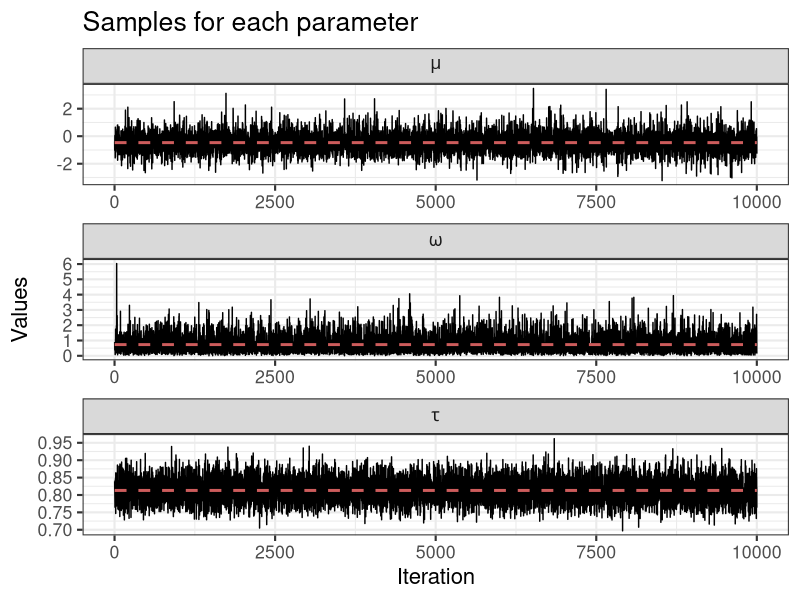
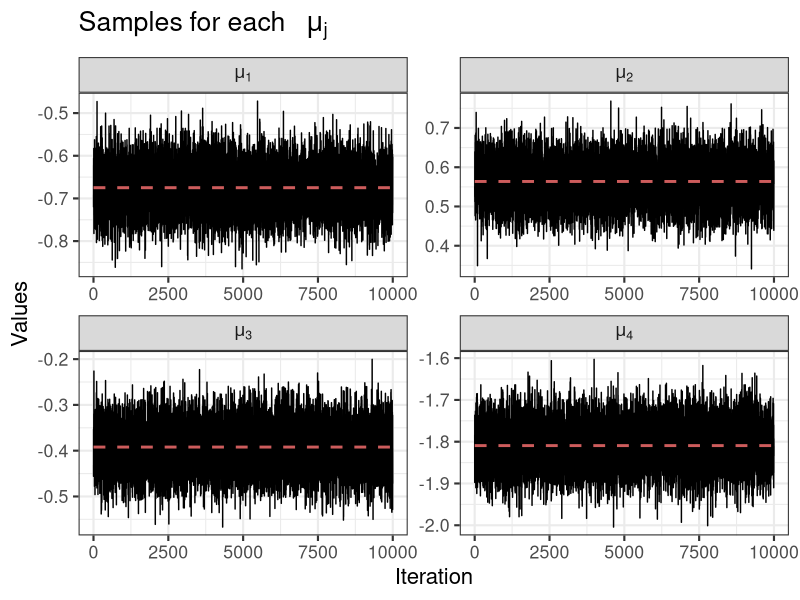

Reproduce these figures in R, in order.
# Header ------------------------------------------------------------
# GIBBS code for fitting a hierarchical linear model
# Bruna Wundervald

# Some boiler plate code to clear the workspace, and load in required packages
rm(list = ls()) # Clear the workspace
library(tidyverse)

# Maths --------------------------------------------------------------

# Description of the Bayesian model fitted in this file
# Notation:
# y_{ij} = response variable for observation i = 1,...,n_j 
# in group j = 1,..,M.
# N = total number of observation = sum_j(n_j)
# mu_j = mean for each group j
# mu = mean for mu_j 
# tau = inverse variance of y_ij
# omega = inverse variance of mu_j

# Likelihood:
# y_{ij} ~ N(mu_j, tau^{-1})
# Priors
# mu_j ~ N(mu, omega^{-1})
# mu ~ N(mu_mu, tau_mu) 
# tau ~ Gamma(alpha, beta)
# omega ~ Gamma(alpha_omega, beta_omega)
# alpha = 0.5, beta = 1, alpha_omega = 0.2, beta_omega = 1, 
# mu_mu = 0, tau_mu = 0.5 

# Simulate data -----------------------------------------------------
alpha = 0.5; beta = 1; alpha_omega = 0.2; beta_omega = 1; 
mu_mu = 0; tau_mu = 0.5

# Set the seed so this is repeatable
set.seed(123)
# Some R code to simulate data from the above model
M = 4 # Number of groups
mu_main = rnorm(n = 1, mu_mu, sd = sqrt(1/tau_mu))
tau = rgamma(n = 1, 1/alpha, beta)
omega = rgamma(n = 1, 1/alpha_omega, beta_omega)
mu_j = rnorm(n = M, mu_main, sd = sqrt(1/omega))

nj = sample(200:350, M, replace = TRUE) # Set the number of obs in each group between 5 and 10
N = sum(nj)
group = rep(1:M, times = nj)
mu = rep(mu_j, nj)
y = rnorm(N, mean = mu, sd = sqrt(1/tau))

# Useful functions --------------------------------------------------

posteriors <- function(pars, type){
  if(type == 'mu'){
    omega <- pars$omega
    mu_bar <- mean(pars$mu_j)
    m <- pars$m
    mu_mu <- pars$mu_mu
    tau_mu <- pars$tau_mu
    
    mean_post <- (omega*mu_bar*m + mu_mu * tau_mu)/(tau_mu + omega * m)
    sd_post <- sqrt( 1 / (tau_mu + omega * m))
    post_sample <- rnorm(n = 1, mean = mean_post, sd = sd_post)
  }
  
  if(type == 'omega'){
    alpha_o <- pars$alpha_o
    mu_j <- pars$mu_j
    mu <- pars$mu
    m <- pars$m
    beta_o <- pars$beta_o
    term_mu <- sum((mu_j - mu)^2)
    
    alpha_post <- (m/2 + alpha_o)
    beta_post <- (term_mu/2 + beta_o)
    post_sample <- rgamma(n = 1, shape = alpha_post, scale = 1/beta_post)
  }
  
  if(type == 'tau'){
    alpha <- pars$alpha
    mu_j <- pars$mu_j
    y <- pars$y
    n <- length(y)
    beta <- pars$beta
    term_mu <- sum((mu_j - mu)^2)
    
    term_mu <- c()
    for(j in unique(group)){
      y_j <- y[group == j]
      term_mu[j] <- sum((y_j - mu_j[j])^2)
    }
    
    term_mu_f <- sum(term_mu)
    
    alpha_post <- (n/2 + alpha)
    beta_post <- (term_mu_f/2 + beta)
    post_sample <- rgamma(n = 1, shape = alpha_post, scale = 1/beta_post)
  }
  
  
  if(type == 'mu_j'){
    omega <- pars$omega
    n_j <- table(group)
    mu <- pars$mu
    tau <- pars$tau
    y <- pars$y
    
    y_bar_j <- c()
    for(j in unique(group)){
      y_bar_j[j] <- mean(y[group == j])
    }
    
    post_sample <- c()
    for(j in unique(group)){
      mean_post <- (n_j[j] * y_bar_j[j] * tau + mu * omega)/(n_j[j] * tau + omega)
      sd_post <- sqrt( 1 / (n_j[j] * tau + omega))
      post_sample[j] <- rnorm(n = 1, mean = mean_post, sd = sd_post)
    }
  }

  return(post_sample)  
  
}

# Starting Values ---
n_iter = 10000
taus = mus = omegas = c()
mu_js = list()

current_mu_j = mu_j 
current_mu = mu_main
current_tau = tau
current_omega = omega

taus[1] = current_tau
mus[1] = current_mu
omegas[1] = current_omega
mu_js[[1]] = mu_j


pars = list(omega = current_omega, mu = current_mu,
            mu_j = current_mu_j, tau = current_tau,
            m = n_distinct(group), 
            mu_mu = mu_mu, tau_mu = tau_mu, 
            alpha = alpha, y = y, beta = beta, n = length(y),
            group = group, alpha_o = alpha_omega, 
            beta_o = beta_omega)


for(i in 2:n_iter){
  
  # Sample, save and update 
  # mu
  new_mu <- posteriors(pars, "mu")
  mus[i] <- new_mu
  pars$mu <- new_mu

  # mu
  new_omega <- posteriors(pars, "omega")
  omegas[i] <- new_omega
  pars$omega <- new_omega
  
  # tau
  new_tau <- posteriors(pars, "tau")
  taus[i] <- new_tau
  pars$tau <- new_tau
  
  # mu_j
  new_mu_j <- posteriors(pars, "mu_j")
  mu_js[[i]] <- new_mu_j
  pars$mu_j <- new_mu_j
  
}

results <- data.frame(
  iter = 1:(n_iter), 
  mus = mus, omegas = omegas, taus = 1/taus, 
  mu_1 = map_dbl(mu_js, 1), 
  mu_2 = map_dbl(mu_js, 2), 
  mu_3 = map_dbl(mu_js, 3), 
  mu_4 = map_dbl(mu_js, 4)
)
# taus are still very small?
# tau = should be 0.82
# omegas = should be 1.2...
# is stan inverted?
# The normal proposal works??
# Omega and tau are reversed?
# target omega = 0.86

new.lab <- as_labeller(c(mus = "mu", 
                         omegas = "omega", 
                         taus = "tau"), label_parsed)

results %>% 
  slice(-1) %>% 
  select(iter, mus, omegas, taus) %>% 
  gather(parameter, value, -iter) %>% 
  group_by(parameter) %>% 
  mutate(mean = mean(value)) %>% 
  ggplot(aes(x = iter, y = value), colour = 'grey80') + 
  geom_line() +
  geom_line(aes(y = mean), colour = "#CD5C5C", size = 1, 
            linetype = 2) +
  scale_y_continuous(breaks = scales::pretty_breaks()) +
  facet_wrap(~parameter, scales = 'free', nrow = 3, 
             labeller = new.lab) +
  ggtitle(label = 
            "Samples for each parameter") +
  xlab("Iteration") + ylab("Values") +
  theme_bw(16)

new.lab.mu <- as_labeller(c(mu_1 = "mu[1]", 
                            mu_2 = "mu[2]", 
                            mu_3 = "mu[3]", 
                            mu_4 = "mu[4]"), label_parsed)

results %>% 
  select(iter, mu_1, mu_2, mu_3, mu_4) %>% 
  gather(parameter, value, -iter) %>% 
  group_by(parameter) %>% 
  mutate(mean = mean(value)) %>% 
  ggplot(aes(x = iter, y = value), colour = 'grey80') + 
  geom_line() +
  geom_line(aes(y = mean), colour = "#CD5C5C", size = 1, 
            linetype = 2) +
  scale_y_continuous(breaks = scales::pretty_breaks()) +
  facet_wrap(~parameter, scales = 'free', nrow = 2, 
             labeller = new.lab.mu) +
  ggtitle(label = 
            expression("Samples for each  "~mu[j])) +
  xlab("Iteration") + ylab("Values") +
  theme_bw(16)


# --------------------------------------------------------------------    
